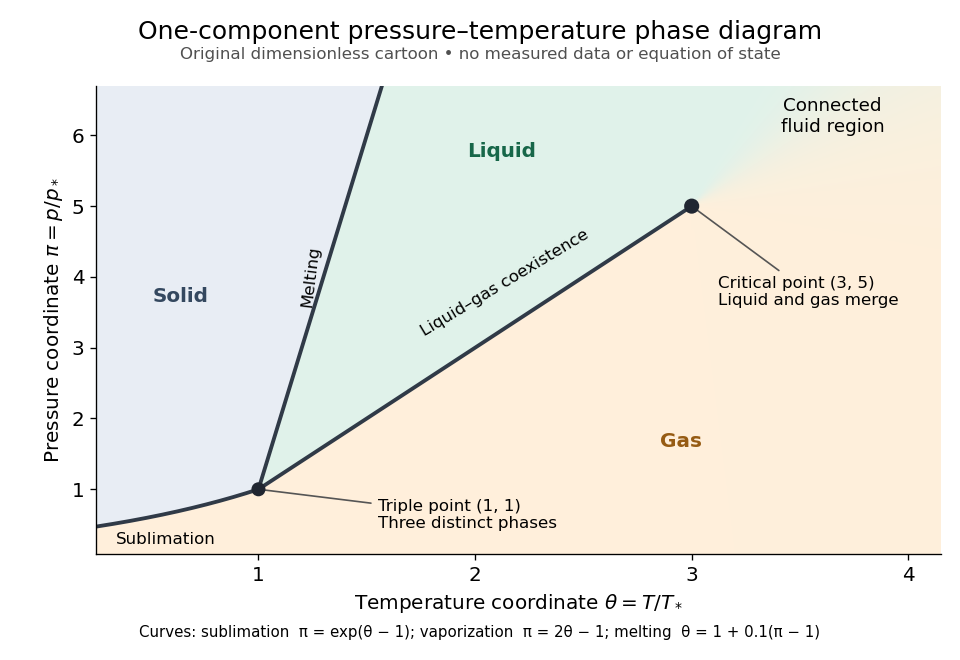

Here is the Python script that generated this plot:
"""Draw a generic dimensionless PT coexistence cartoon, not material data.

Tested with Python 3.14.4, NumPy 2.3.5 and Matplotlib 3.10.7.
Run from _media; writes this script's basename.png to the working directory.
The stipulated curves describe topology only, not an equation of state.
"""

from pathlib import Path

import matplotlib.pyplot as plt
import numpy as np


def main():
    plt.rcParams.update({"font.size": 12, "axes.spines.top": False,
                         "axes.spines.right": False})
    fig, ax = plt.subplots(figsize=(8, 5.5), dpi=120, facecolor="white")
    fig.subplots_adjust(left=0.10, right=0.98, bottom=0.16, top=0.87)
    theta = np.linspace(0.25, 4.15, 850)
    pressure = np.linspace(0.08, 6.7, 750)
    t, p = np.meshgrid(theta, pressure)
    liquid = np.array([0.88, 0.95, 0.92])
    gas = np.array([1.0, 0.94, 0.86])
    # Smooth background beyond the endpoint; no extra fluid boundary.
    width = np.maximum(0.02, 1.5 * (t - 3.0))
    weight = 0.5 * (1.0 + np.tanh((p - (2.0 * t - 1.0)) / width))
    weight[t <= 3.0] = (p[t <= 3.0] > (2.0 * t[t <= 3.0] - 1.0))
    weight[t < 1.0] = 0.0  # No stable liquid below the stipulated triple temperature.
    rgb = gas + weight[..., None] * (liquid - gas)
    solid = ((p >= 1.0) & (t < 1.0 + 0.1 * (p - 1.0))) | (
        (p < 1.0) & (t <= 1.0) & (p > np.exp(t - 1.0)))
    rgb[solid] = [0.91, 0.93, 0.96]
    ax.imshow(rgb, origin="lower", extent=(0.25, 4.15, 0.08, 6.7),
              aspect="auto", interpolation="nearest", zorder=0)
    sub_t = np.linspace(0.25, 1.0, 200)
    vap_t = np.linspace(1.0, 3.0, 300)
    melt_p = np.linspace(1.0, 6.7, 250)
    ax.plot(sub_t, np.exp(sub_t - 1.0), color="#303a47", lw=2.3)
    ax.plot(vap_t, 2.0 * vap_t - 1.0, color="#303a47", lw=2.3)
    ax.plot(1.0 + 0.1 * (melt_p - 1.0), melt_p, color="#303a47", lw=2.3)
    ax.scatter([1.0, 3.0], [1.0, 5.0], s=[55, 65], color="#202631", zorder=5)
    ax.text(0.64, 3.65, "Solid", ha="center", weight="bold", color="#34485f")
    ax.text(2.12, 5.7, "Liquid", ha="center", weight="bold", color="#176749")
    ax.text(2.95, 1.6, "Gas", ha="center", weight="bold", color="#965b13")
    ax.text(3.65, 6.05, "Connected\nfluid region", ha="center", fontsize=11)
    arrow = {"arrowstyle": "-", "color": "#555555", "lw": 1}
    ax.annotate("Triple point (1, 1)\nThree distinct phases", (1, 1), (1.55, 0.45),
                fontsize=10, arrowprops=arrow)
    ax.annotate("Critical point (3, 5)\nLiquid and gas merge", (3, 5), (3.12, 3.6),
                fontsize=10, arrowprops=arrow)
    ax.text(0.34, 0.22, "Sublimation", fontsize=10)
    ax.text(1.19, 3.6, "Melting", rotation=83, fontsize=10)
    ax.text(1.74, 3.16, "Liquid–gas coexistence", rotation=31, fontsize=10)
    ax.set(xlim=(0.25, 4.15), ylim=(0.08, 6.7),
           xlabel=r"Temperature coordinate $\theta=T/T_*$",
           ylabel=r"Pressure coordinate $\pi=p/p_*$")
    ax.set_xticks([1, 2, 3, 4])
    ax.set_yticks([1, 2, 3, 4, 5, 6])
    fig.suptitle("One-component pressure–temperature phase diagram", fontsize=15, y=0.97)
    fig.text(0.5, 0.91, "Original dimensionless cartoon • no measured data or equation of state",
             ha="center", fontsize=10, color="#505050")
    fig.text(0.5, 0.035, "Curves: sublimation  π = exp(θ − 1); vaporization  π = 2θ − 1; melting  θ = 1 + 0.1(π − 1)",
             ha="center", fontsize=9)
    fig.savefig(Path.cwd() / f"{Path(__file__).stem}.png", facecolor="white")
    plt.close(fig)


if __name__ == "__main__":
    main()
